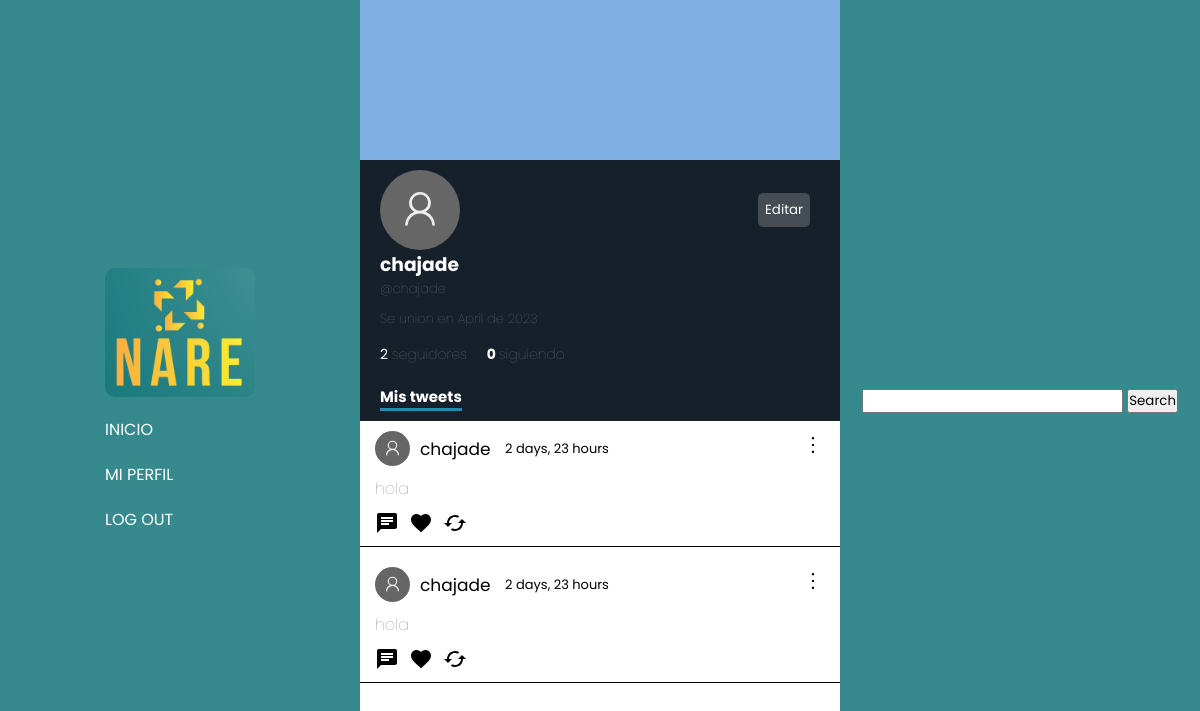
The page /profiles/chajade (signed in) on the database as committed earlier.
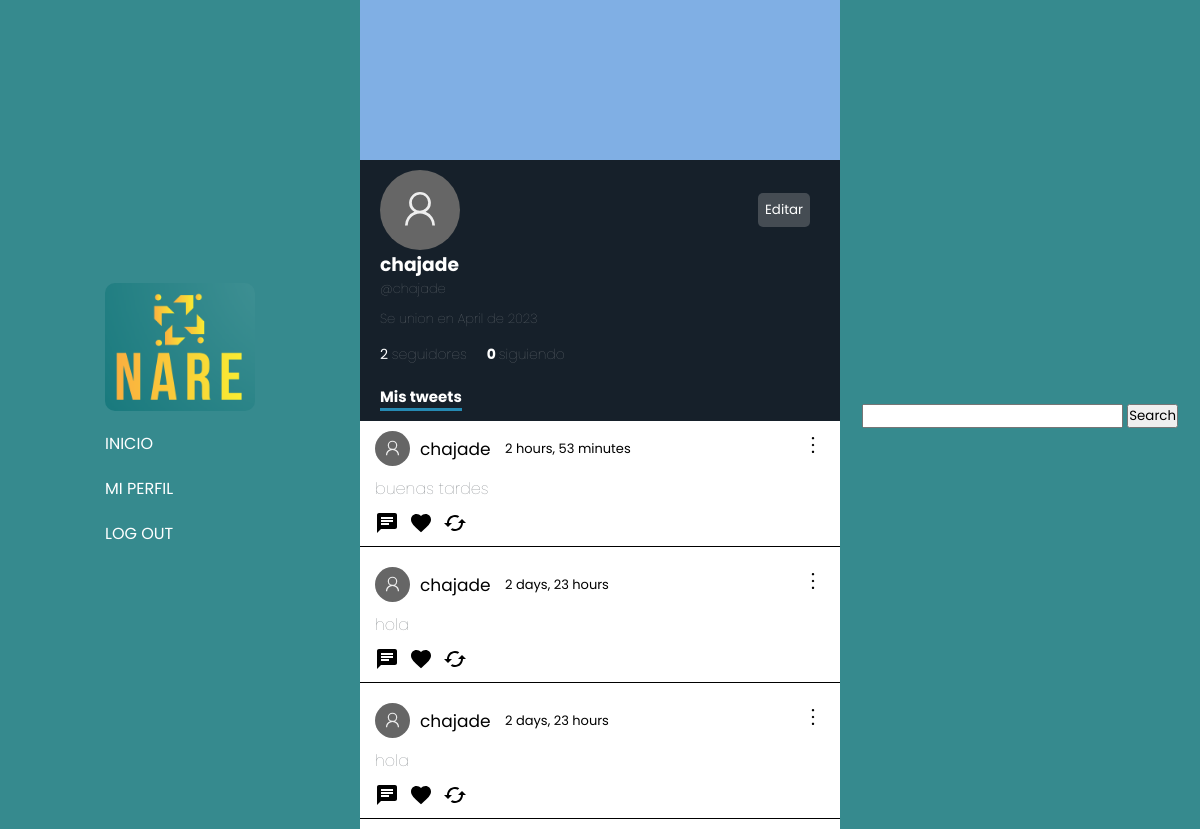
The same page on the database as committed later.
### tweets/models.py (models this page shows)
class Tweet(models.Model):
    user = models.ForeignKey(User, null=True, on_delete=models.CASCADE)
    content = models.TextField(max_length=180)
    created_at = models.DateTimeField(auto_now_add=True)
    likes = models.IntegerField(default=0)
    likes_users = models.ManyToManyField(User, related_name="likes_tweets")
    retweets = models.IntegerField(default=0)
    parent_tweet = models.IntegerField(null=True)

### profiles/views.py (the view)
# urls.py: path('profiles/<str:account>', views.myProfile, name="myProfile"),
def myProfile(request, account):
    user = Profiles.objects.get(username=account)
    followers = user.followers_users.all()
    current_profile = Profiles.objects.get(user__username = request.user.username)
    cant_followers = int(user.followers)
    tweets = Tweet.objects.filter(user__username=account).all()
    return render(request, 'myProfile.html', {
        'usuario': user,
        'current_user': current_profile,
        'is_self': request.user.is_authenticated and request.user.username == account,
        'followers': followers,
        'cant_followers': cant_followers,
        'tweets': tweets
    })

### profiles/templates/myProfile.html (shortened to what this page needs)
{% extends 'base.html' %}
{% load static %}
    {% block content %}
    <link rel="stylesheet" href="{% static 'myProfile.css' %}">
    <link rel="stylesheet" href="{% static 'globalFeed.css' %}">
        <div class="profile">
            <div class="profile-banner">
            </div>
            <div class="profile-info">
                <div class="top">
                    {% if is_self %}
                        <button class="editButton">Editar</button>
                    {% endif %}
                </div>
                <div class="followName">
                    <h3 class="username">{{usuario.user.username}}</h3>
                </div>
                <h4 class="atName">@{{usuario.username}}</h4>
                <h4 class="createdAt">Se union en {{ usuario.created_at|date:"F" }} de {{ usuario.created_at|date:"Y" }}</h4>
                <div class="followers-info">
                    {% if cant_followers == 1 %}
                        <a href="#" class="cant_followers">{{cant_followers}} <span>seguidor</span></a>
                    {% else %}
                        <a href="#" class="cant_followers">{{cant_followers}} <span>seguidores</span></a>
                    {% endif %}
                    <h4>0 <span>siguiendo</span></h4>
                </div>
                <h1 class="myTweets">Mis tweets</h1>
            </div>
                <div class="tweets">
                    {% for tweet in tweets %}
                            {% include 'Tweet.html' %}
                    {% endfor %}
                </div>
    {% endblock content %}

### tweets/templates/Tweet.html (shortened to what this page needs)
<a href="{% url 'tweetDetails' tweet.id %}" class="tweet">
    <div class="div-content" id="{{tweet.id}}">
        <div class="tweetHead">
            <div class="fotoPerfil">
                <form action="{% url 'myProfile' tweet.user.username %}">
                    <button class="usernameTweet">{{tweet.user.username}}</button>
                </form>
                <p class="timeAgo">{{tweet.created_at|timesince}}</p>
            </div>
            <div class="tweetOptions">
                <button  class="optionButtons" data="true"></button>
            </div>
        </div>
        <span class="tweetMessage">{{tweet.content}}</span>
        <div class="buttons">
            <button class="msgButton" id="{{tweet.id}}">
                    <svg class="msgSvg" xmlns="http://www.w3.org/2000/svg" height="24px" viewBox="0 0 24 24" width="24px" fill="#000000">
                        <path d="M0 0h24v24H0z" fill="none"/>
                        <path d="M20 2H4c-1.1 0-1.99.9-1.99 2L2 22l4-4h14c1.1 0 2-.9 2-2V4c0-1.1-.9-2-2-2zM6 9h12v2H6V9zm8 5H6v-2h8v2zm4-6H6V6h12v2z"/>
                    </svg>
                </button>
                <form action="{% url 'like' tweet.id %}" class="likeForm">
                    <button class="likeBtn">
                    </button>
                </form>
                <form>
                    <button>
                    </button>
                </form>
            </div>
        </a>
    </div>

Rows that differ between the two databases and show on the page:
added Tweet: user.username "chajade", created_at "2 hours, 53 minutes", content "buenas tardes"
